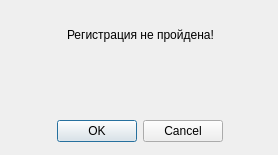
<?xml version="1.0" encoding="UTF-8"?>
<ui version="4.0">
 <class>Dialog</class>
 <widget class="QDialog" name="Dialog">
  <property name="geometry">
   <rect>
    <x>0</x>
    <y>0</y>
    <width>278</width>
    <height>155</height>
   </rect>
  </property>
  <property name="windowTitle">
   <string>Dialog</string>
  </property>
  <widget class="QWidget" name="verticalLayoutWidget">
   <property name="geometry">
    <rect>
     <x>30</x>
     <y>10</y>
     <width>221</width>
     <height>132</height>
    </rect>
   </property>
   <layout class="QVBoxLayout" name="verticalLayout">
    <item>
     <layout class="QHBoxLayout" name="horizontalLayout_3">
      <item>
       <spacer name="horizontalSpacer_5">
        <property name="orientation">
         <enum>Qt::Horizontal</enum>
        </property>
        <property name="sizeHint" stdset="0">
         <size>
          <width>40</width>
          <height>20</height>
         </size>
        </property>
       </spacer>
      </item>
      <item>
       <widget class="QLabel" name="label_2">
        <property name="text">
         <string>Регистрация не пройдена!</string>
        </property>
       </widget>
      </item>
      <item>
       <spacer name="horizontalSpacer_6">
        <property name="orientation">
         <enum>Qt::Horizontal</enum>
        </property>
        <property name="sizeHint" stdset="0">
         <size>
          <width>40</width>
          <height>20</height>
         </size>
        </property>
       </spacer>
      </item>
     </layout>
    </item>
    <item>
     <layout class="QHBoxLayout" name="horizontalLayout">
      <item>
       <spacer name="horizontalSpacer">
        <property name="orientation">
         <enum>Qt::Horizontal</enum>
        </property>
        <property name="sizeHint" stdset="0">
         <size>
          <width>40</width>
          <height>20</height>
         </size>
        </property>
       </spacer>
      </item>
      <item>
       <widget class="QLabel" name="error_label">
        <property name="text">
         <string/>
        </property>
       </widget>
      </item>
      <item>
       <spacer name="horizontalSpacer_2">
        <property name="orientation">
         <enum>Qt::Horizontal</enum>
        </property>
        <property name="sizeHint" stdset="0">
         <size>
          <width>40</width>
          <height>20</height>
         </size>
        </property>
       </spacer>
      </item>
     </layout>
    </item>
    <item>
     <layout class="QHBoxLayout" name="horizontalLayout_2">
      <item>
       <spacer name="horizontalSpacer_3">
        <property name="orientation">
         <enum>Qt::Horizontal</enum>
        </property>
        <property name="sizeHint" stdset="0">
         <size>
          <width>40</width>
          <height>20</height>
         </size>
        </property>
       </spacer>
      </item>
      <item>
       <widget class="QDialogButtonBox" name="buttonBox">
        <property name="orientation">
         <enum>Qt::Horizontal</enum>
        </property>
        <property name="standardButtons">
         <set>QDialogButtonBox::Cancel|QDialogButtonBox::Ok</set>
        </property>
       </widget>
      </item>
      <item>
       <spacer name="horizontalSpacer_4">
        <property name="orientation">
         <enum>Qt::Horizontal</enum>
        </property>
        <property name="sizeHint" stdset="0">
         <size>
          <width>40</width>
          <height>20</height>
         </size>
        </property>
       </spacer>
      </item>
     </layout>
    </item>
   </layout>
  </widget>
 </widget>
 <resources/>
 <connections>
  <connection>
   <sender>buttonBox</sender>
   <signal>accepted()</signal>
   <receiver>Dialog</receiver>
   <slot>accept()</slot>
   <hints>
    <hint type="sourcelabel">
     <x>248</x>
     <y>254</y>
    </hint>
    <hint type="destinationlabel">
     <x>157</x>
     <y>274</y>
    </hint>
   </hints>
  </connection>
  <connection>
   <sender>buttonBox</sender>
   <signal>rejected()</signal>
   <receiver>Dialog</receiver>
   <slot>reject()</slot>
   <hints>
    <hint type="sourcelabel">
     <x>316</x>
     <y>260</y>
    </hint>
    <hint type="destinationlabel">
     <x>286</x>
     <y>274</y>
    </hint>
   </hints>
  </connection>
 </connections>
</ui>
